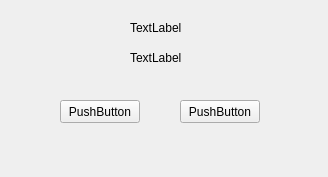
<?xml version="1.0" encoding="UTF-8"?>
<ui version="4.0">
 <class>supplyAcceptRequest</class>
 <widget class="QWidget" name="supplyAcceptRequest">
  <property name="geometry">
   <rect>
    <x>0</x>
    <y>0</y>
    <width>328</width>
    <height>177</height>
   </rect>
  </property>
  <property name="windowTitle">
   <string>Form</string>
  </property>
  <widget class="QLabel" name="label">
   <property name="geometry">
    <rect>
     <x>130</x>
     <y>20</y>
     <width>57</width>
     <height>15</height>
    </rect>
   </property>
   <property name="text">
    <string>TextLabel</string>
   </property>
  </widget>
  <widget class="QLabel" name="label_2">
   <property name="geometry">
    <rect>
     <x>130</x>
     <y>50</y>
     <width>57</width>
     <height>15</height>
    </rect>
   </property>
   <property name="text">
    <string>TextLabel</string>
   </property>
  </widget>
  <widget class="QPushButton" name="pushButton">
   <property name="geometry">
    <rect>
     <x>60</x>
     <y>100</y>
     <width>80</width>
     <height>23</height>
    </rect>
   </property>
   <property name="text">
    <string>PushButton</string>
   </property>
  </widget>
  <widget class="QPushButton" name="pushButton_2">
   <property name="geometry">
    <rect>
     <x>180</x>
     <y>100</y>
     <width>80</width>
     <height>23</height>
    </rect>
   </property>
   <property name="text">
    <string>PushButton</string>
   </property>
  </widget>
 </widget>
 <resources/>
 <connections/>
</ui>
